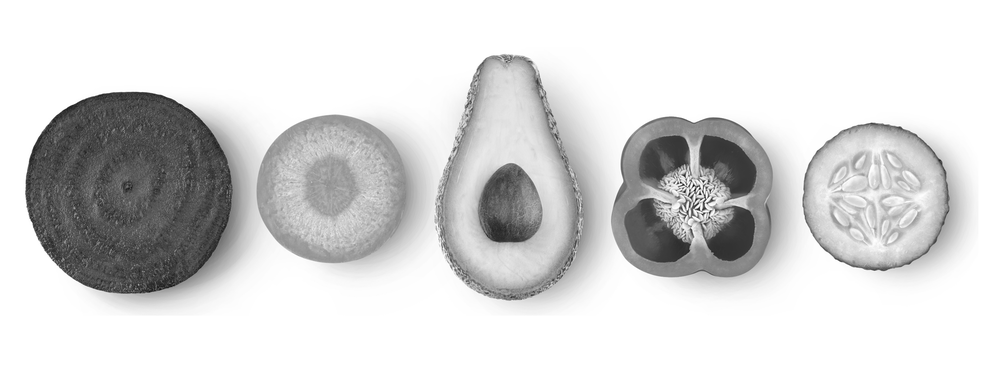
#> input picture images/sample_vegi_gray.png, 1000 x 376 px, shrunk from 4269 x 1607 before the run, found by its file name
$ python gray.py
#> lines starting #> are read from the running program, lines starting #| are printed output that depends on the picture; after the words box and inside, x2 and y2 are one past the last pixel; in counts of white or black regions, pixels touching at a corner belong together; long printed decimals are rounded
import cv2
import numpy as np
from matplotlib import pyplot as plt

img = cv2.imread("sample_vegi_gray.png")
#> img is the input picture: shape (376, 1000, 3); min 10, max 255, mean 215.1
template = cv2.imread('sample_vegi_gray_pat.png')
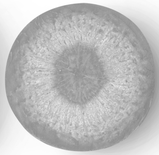
#> input picture images/sample_vegi_gray_pat.png, 159 x 155 px, shrunk from 678 x 663 before the run, found by its file name
#> template is the input picture: shape (155, 159, 3); min 135, max 255, mean 190.1
(h, w, c) = template.shape
#> h = 155; w = 159; c = 3
print(w, h)
#| 159 155

res = cv2.matchTemplate(img, template, cv2.TM_CCORR_NORMED)
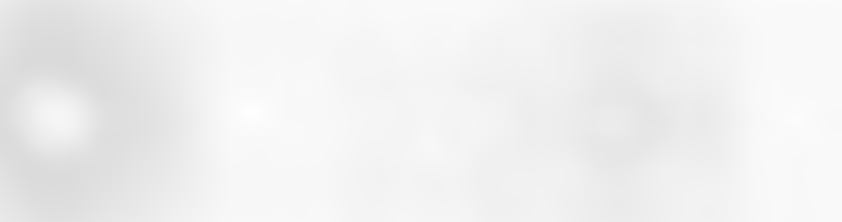
#> res: shape (222, 842) float32; min 0.856, max 1, mean 0.943
(min_val, max_val, min_loc, max_loc) = cv2.minMaxLoc(res)
#> min_val = 0.856; max_val = 1; min_loc = (67, 60); max_loc = (252, 112)
print(min_val, max_val, min_loc, max_loc)
#| 0.8562 0.9996 (67, 60) (252, 112)
top_left = max_loc
#> top_left = (252, 112)
bottom_right = (top_left[0] + w, top_left[1] + h)
#> bottom_right = (411, 267)
cv2.rectangle(img, top_left, bottom_right, (0,0,255), 2)
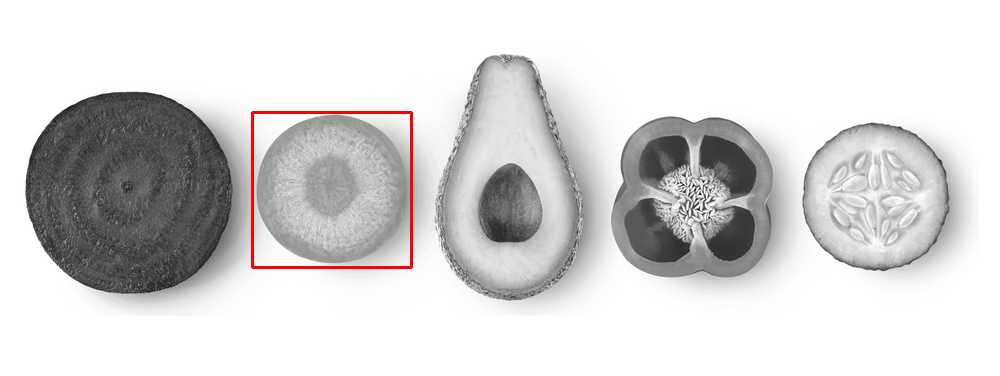
#> img: shape (376, 1000, 3); 0.5% of pixels changed, all inside (x1, y1, x2, y2) = (251, 111, 413, 269)

cv2.imwrite("result_gray.png", img)
